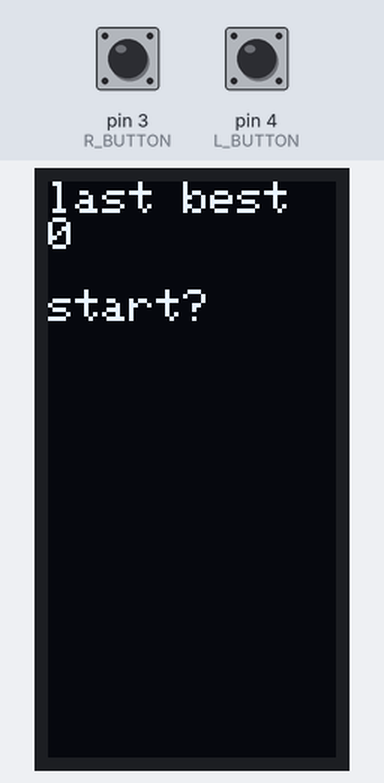
The sketch below on a simulated Arduino Uno, built with avr-gcc and run on an emulated ATmega328P. On the bench: 64×128 one-colour display. Inputs (shaded band) come from the test bench; at power-on: pin 3 (R_BUTTON) HIGH, pin 4 (L_BUTTON) HIGH. The display library's start-up logo is not drawn; random numbers use the default seed unless the sketch sets one; what the sketch prints to the serial monitor is not drawn.

Above: at 3.2 s.
3.3 s: pin 3 (R_BUTTON) pulled LOW for 0.15 s
At 5.9 s:
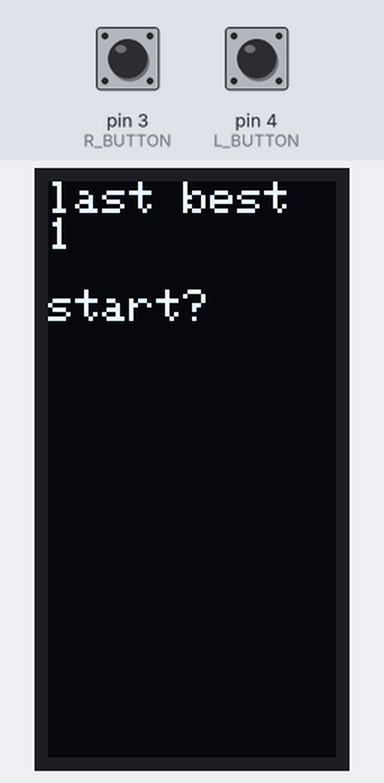
6.1 s: pin 4 (L_BUTTON) pulled LOW for 0.15 s
At 6.31 s:
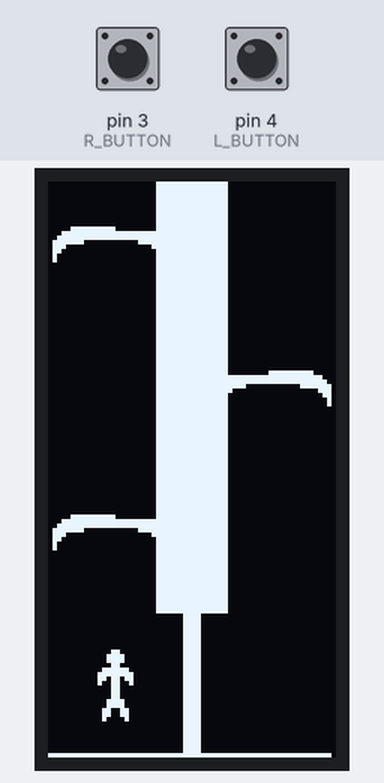
7.9 s: pin 3 (R_BUTTON) pulled LOW for 1 s
10.4 s: pin 4 (L_BUTTON) pulled LOW for 1 s
At 10.62 s:
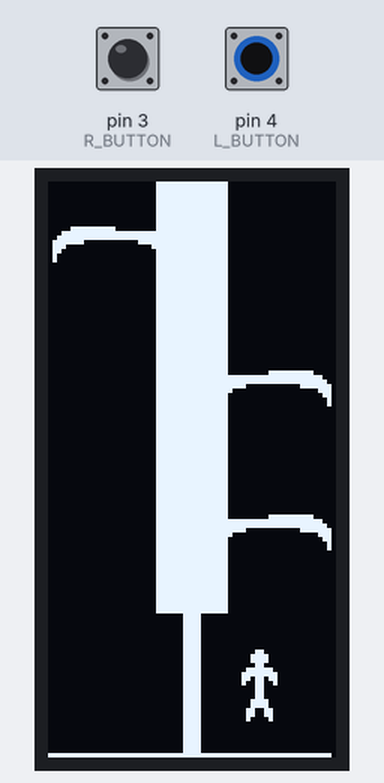
12.9 s: pin 4 (L_BUTTON) pulled LOW for 3.2 s
At 13.77 s:
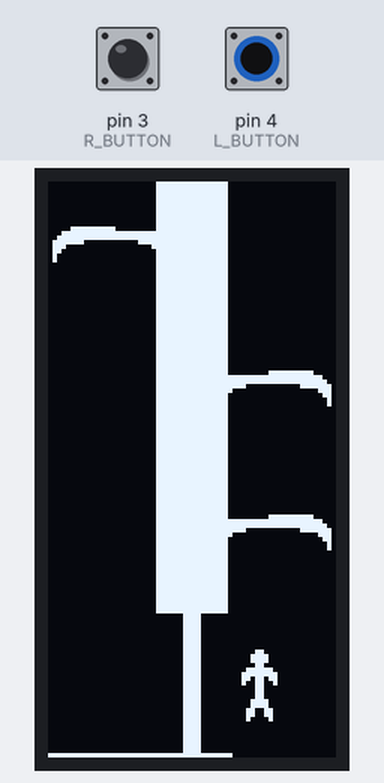
Timing chart, 0 to 15.9 s (numbered marks = the images above; inputs shaded):
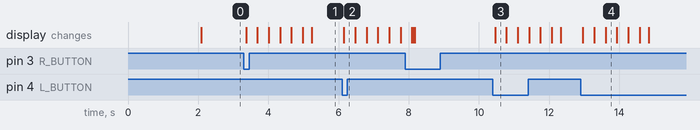

Measured:
- after the input at 3.3 s, the display: first changes after 0.06 s (image 1 shows a later state)
- after the input at 6.1 s, the display: changes after 0.05 s (image 2)
- after the input at 10.4 s, the display: changes after 0.06 s (image 3)
- after the input at 12.9 s, the display: first changes after 0.06 s (image 4 shows a later state)

The sketch:

TimberMan.ino
```cpp
#include <SPI.h>
#include <Wire.h>
#include <Adafruit_GFX.h>
#include <Adafruit_SH110X.h>


#define OLED_MOSI 10
#define OLED_CLK 8
#define OLED_DC 7
#define OLED_CS 5
#define OLED_RST 9

#define L_BUTTON 4
#define R_BUTTON 3


// Create the OLED display
Adafruit_SH1107 display = Adafruit_SH1107(64, 128,OLED_MOSI, OLED_CLK, OLED_DC, OLED_RST, OLED_CS);


static const unsigned char PROGMEM branchLsprite[] = {
  0b00000111, 0b11111110, 0b00000000,
  0b00011111, 0b11111111, 0b11111111,
  0b00111111, 0b11111111, 0b11111111,
  0b01111111, 0b00000000, 0b00001111,
  0b01110000, 0b00000000, 0b00000001,
  0b01100000, 0b00000000, 0b00000000,
  0b01000000, 0b00000000, 0b00000000,
  0b01000000, 0b00000000, 0b00000000
};

static const unsigned char PROGMEM branchRsprite[] = {
  0b00000000, 0b01111111, 0b11100000,
  0b11111111, 0b11111111, 0b11111000,
  0b11111111, 0b11111111, 0b11111100,
  0b11110000, 0b00000000, 0b11111110,
  0b10000000, 0b00000000, 0b00001110,
  0b00000000, 0b00000000, 0b00000110,
  0b00000000, 0b00000000, 0b00000010,
  0b00000000, 0b00000000, 0b00000010
};

static const unsigned char PROGMEM jack[] = {
  0b00011000,
  0b00111100,
  0b00111100,
  0b00011000,
  0b01111110,
  0b11111111,
  0b11011011,
  0b10011001,
  0b00011000,
  0b00011000,
  0b00011000,
  0b00111100,
  0b00111100,
  0b01100110,
  0b01100110,
  0b01000010,
};

//if tree on a given idex is 0 log should be on a left, 1 right
//every user input 0 log are overwritten by 1, 1 by 2, 2 by 3
//3 in random
bool tree[4];

unsigned long duration;

bool lastStateL = false;
bool lastStateR = false;

int sameSite = 0;
bool lastSite;

bool playerSite = 0;

char button;

bool alive = false;

float health = 64;
float depletion = 1;

int lastScore = 0;


void setup()   {
  Serial.begin(9600);

  //display.setContrast (0); // dim display

  pinMode(L_BUTTON, INPUT);
  pinMode(R_BUTTON, INPUT);

  // Start OLED
  display.begin(0, true); // we dont use the i2c address but we will reset!

  Serial.println("display start");

  display.setRotation(2);

  // Show image buffer on the display hardware.
  // Since the buffer is intialized with an Adafruit splashscreen
  // internally, this will display the splashscreen.
  display.display();
  delay(2000);
}

void loop() {

  display.clearDisplay();

  display.setTextSize(1);
  display.setTextColor(SH110X_WHITE);
  display.setCursor(0, 0);

  display.println("last best");
  display.println(lastScore);
  display.println();
  display.println("start?");

  display.display();

  if(controll() != 'N'){
    alive = true;
    health = 64;
    depletion = 1;
    display.clearDisplay();

    treeInit();
    display.clearDisplay();
    display.fillRect(24, 0, 16, 96, SH110X_WHITE);
    display.fillRect(30, 96, 4, 32, SH110X_WHITE);
  }

  while (alive) {
    duration = millis();

    //clearing last branches
    for(int i = 0; i < 3; i++){
      if(tree[i]) display.drawBitmap(40, 32 * i + 10, branchRsprite, 24, 8, SH110X_BLACK);
      else display.drawBitmap(0, 32 * i + 10, branchLsprite, 24, 8, SH110X_BLACK);
    }

    display.drawBitmap(32 * playerSite + 11,104, jack, 8, 16, SH110X_BLACK);

    health -= depletion;

    button = controll();

    if(button == 'R' && tree[2] == 1){
      alive = false;
    }
    if(button == 'L' && tree[2] == 0){
      alive = false;
    }

    if(button == 'R' && tree[2] == 0){
      nextBranch();
      playerSite = 1;

      health += 5;
      depletion += 0.01;
    }
    if(button == 'L' && tree[2] == 1){
      nextBranch();
      playerSite = 0;

      health += 5;
      depletion += 0.01;
    }

    if(health > 64)health = 64;
    if(health <= 0)alive = false;
    if(!alive)if((depletion - 1) * 100 + 1 > lastScore)lastScore = (depletion - 1) * 100 + 1;

    display.drawBitmap(32 * playerSite + 11,104, jack, 8, 16, SH110X_WHITE);

    for(int i = 0; i < 3; i++){
      if(tree[i]) display.drawBitmap(40, 32 * i + 10, branchRsprite, 24, 8, SH110X_WHITE);
      else display.drawBitmap(0, 32 * i + 10, branchLsprite, 24, 8, SH110X_WHITE);
    }


    display.writeFastHLine(0, 127, health, SH110X_WHITE);
    display.writeFastHLine(health, 127, 64 - health, SH110X_BLACK);

    display.display();


    Serial.print(millis() - duration);
    Serial.print(" - ");
    Serial.print(lastScore);
    Serial.print(" - ");
    Serial.println((depletion - 1) * 100);
  }
}

void treeInit(){
  for(int i = 0; i < 3; i++){
    tree[i] = random(2);

    delay(random(5));
  }
  lastSite = tree[0];
}

void nextBranch(){
  for(int i = 2; i >= 0; i--){
    tree[i] = tree[i - 1];
  }
  tree[0] = random(2);

  if(tree[0] == lastSite)sameSite++;
  else sameSite = 0;

  if(sameSite >= 3) tree[0] = !tree[0];

  lastSite = tree[0];
}

char controll(){
  char command = 'N';

  bool nextStateL = digitalRead(L_BUTTON);
  bool nextStateR = digitalRead(R_BUTTON);

  if(! nextStateL && lastStateL)command = 'L';
  if(! nextStateR && lastStateR)command = 'R';

  lastStateL = nextStateL;
  lastStateR = nextStateR;

  return command;
}
```
